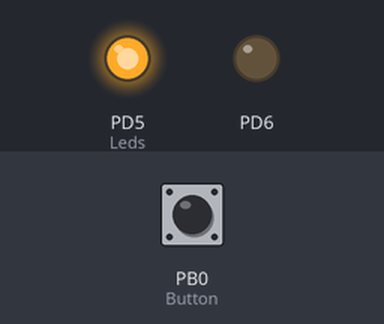
The program below on a simulated ATmega16, built with avr-gcc and emulated at 1 MHz. Shown: output pins drawn as LEDs (lit = HIGH). The test bench sets the inputs (shaded band); at power-on: PB0 (Button) HIGH.

Above: at 1.2 s.
1.3 s: PB0 (Button) pulled LOW for 0.15 s
At 2.1 s:
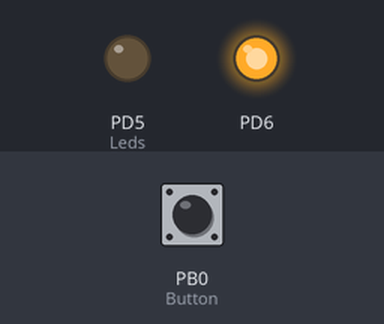
2.9 s: PB0 (Button) pulled LOW for 1 s
At 4.3 s:
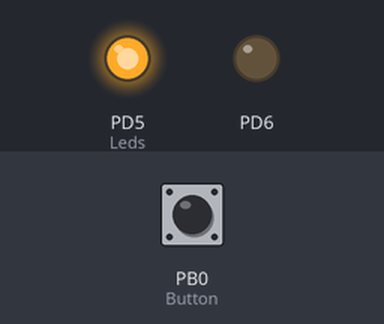
5.4 s: PB0 (Button) pulled LOW for 3.2 s
At 6.2 s:
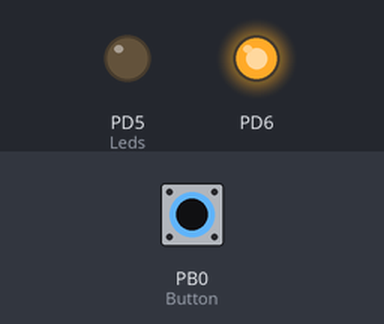
Timing chart, 0 to 8.4 s (numbered marks = the images above; inputs shaded):
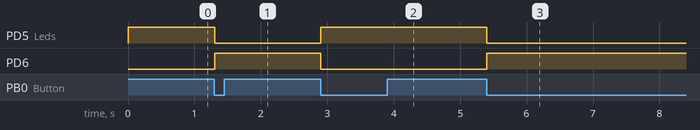

The program:

main.c
```c
/*
 * ButtonDebounce.c
 *
 *
 Button is connected to PB0 (PIN 1 of Atmega 16) and GND
 Led is connected to PD6 and PD6 (PIN19 & PIN20 of ATmega 16) with a 270R Resistor in series to GND

 THIS PROGRAM TOGGLES THE LEDS ALTERNATIVELY ON BUTTON PRESSES

 Settings under Tools->Extended Tools of AtmelStudio7 for External Programmer (USBasp) :
 Title		:	USBasp Release
 Path		:	C:\avrdude-6.3-mingw32\avrdude.exe
 Arguments	:	-c USBasp -p m16 -U flash:w:$(ProjectDir)\Release\$(TargetName).hex:i

 * Created: 08-02-2025 13:26:58
 * Author : avinash
 */

#define F_CPU 1000000UL
#define DELAY_MS 500				    // Treated as a compile-time constant
#include <avr/io.h>
#include <util/delay.h>

void init_led( volatile uint8_t *ddr, volatile uint8_t *port, uint8_t pin, uint8_t InitialLedState) ; // InitialLedState : 0 (off) or 1 (on)
void init_button(volatile uint8_t *ddr, volatile uint8_t *port, uint8_t pin);

int main(void)
{
	init_led(&DDRD, &PORTD, PIND5,1);		// Initialize LED on PORTD, PIN5
	init_led(&DDRD, &PORTD, PIND6,0);		// Initialize LED on PORTD, PIN6
	init_button(&DDRB, &PORTB, PINB0);  // Initialize Button on PORTB, PINB0
	int Pressed_count = 0 ;				// Counter to hold the state of LEDs until button is pressed again
	int Stream_of_Zeros = 0;			// When button is Pressed, the micro controller button pin goes LOW and generates a streams of few "Zero and Ones" before finally coming to Zero, and
										// creating a stable stream of Zeros until the button is not Released
	int Streams_of_Ones = 0;			// When Button is Released, the micro controller button pin goes HIGH and generates a streams of few "Ones and Zeros" before finally coming to ONE, and
										// creating a stable stream of ONnes until the button is Released

	while (1)
	{
		//if ( bit_is_clear(PINB , 1) )
		if(	!( PINB & (1<<PINB0))	)	// if bit is clear ( Button is Pressed )
		{
			Stream_of_Zeros++;					// Count a good amount of continuous ZEROs to be sure that button is actually pressed
			if (Stream_of_Zeros >= 500)
				{
					if (Pressed_count == 0)		// when counter = 0
						{
						Pressed_count = 1;      // set counter
						PORTD	^=	 (1 << PIND5) | (1 << PIND6);  // Toggle Leds
						}
						Stream_of_Zeros =0;
				}
		}
		else	// if bit is NOT clear ( Button is Released )
		{
			Streams_of_Ones ++;					// Count a good amount of continuous ONEs to be sure that button is actually released
			if (Streams_of_Ones >= 500)
				{
					Pressed_count = 0;		// Reset counter
					Streams_of_Ones = 0;
				}
		}
	}
}

// Function to initialize LED pin

void init_led( volatile uint8_t *ddr, volatile uint8_t *port, uint8_t pin, uint8_t InitialLedState )
	{
	*ddr	|=	(1 << pin);		// Set pin as output
	if (InitialLedState)
	*port	|=	 (1 << pin);	// LED is ON initially
	else
	*port	&=	 ~(1 << pin);	// LED is OFF initially
	}

// Function to initialize BUTTON pin

void init_button(volatile uint8_t *ddr, volatile uint8_t *port, uint8_t pin)
{
	*ddr	&=	 ~(1 << pin);		// Set pin as Input
	*port	|=	 (1 << pin);		// Ensure pin is HIGH (PULLED UP) initially
}
```

Measured:
- after the input at 1.3 s, PD5 (Leds): HIGH → LOW at once; PD6: LOW → HIGH at once
- after the input at 2.9 s, PD5 (Leds): LOW → HIGH at once; PD6: HIGH → LOW at once
- after the input at 5.4 s, PD5 (Leds): HIGH → LOW at once; PD6: LOW → HIGH at once
